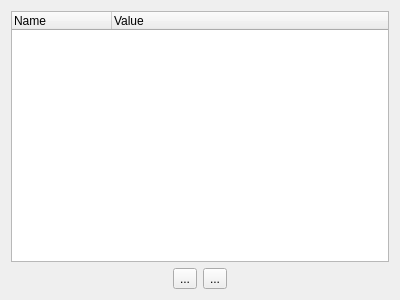
<?xml version="1.0" encoding="UTF-8"?>
<ui version="4.0">
 <class>Form</class>
 <widget class="QWidget" name="Form">
  <property name="geometry">
   <rect>
    <x>0</x>
    <y>0</y>
    <width>400</width>
    <height>300</height>
   </rect>
  </property>
  <property name="windowTitle">
   <string>Form</string>
  </property>
  <layout class="QGridLayout" name="gridLayout">
   <item row="0" column="0" colspan="2">
    <widget class="QTreeWidget" name="mTreeParameters">
     <column>
      <property name="text">
       <string>Name</string>
      </property>
     </column>
     <column>
      <property name="text">
       <string>Value</string>
      </property>
     </column>
    </widget>
   </item>
   <item row="4" column="0" rowspan="2" colspan="2">
    <layout class="QHBoxLayout" name="horizontalLayout">
     <property name="topMargin">
      <number>0</number>
     </property>
     <item>
      <spacer name="horizontalSpacer">
       <property name="orientation">
        <enum>Qt::Horizontal</enum>
       </property>
       <property name="sizeHint" stdset="0">
        <size>
         <width>40</width>
         <height>20</height>
        </size>
       </property>
      </spacer>
     </item>
     <item>
      <widget class="QToolButton" name="mAddButton">
       <property name="text">
        <string>...</string>
       </property>
      </widget>
     </item>
     <item>
      <widget class="QToolButton" name="mRemoveButton">
       <property name="text">
        <string>...</string>
       </property>
      </widget>
     </item>
     <item>
      <spacer name="horizontalSpacer_2">
       <property name="orientation">
        <enum>Qt::Horizontal</enum>
       </property>
       <property name="sizeHint" stdset="0">
        <size>
         <width>40</width>
         <height>20</height>
        </size>
       </property>
      </spacer>
     </item>
    </layout>
   </item>
  </layout>
 </widget>
 <resources/>
 <connections/>
</ui>
